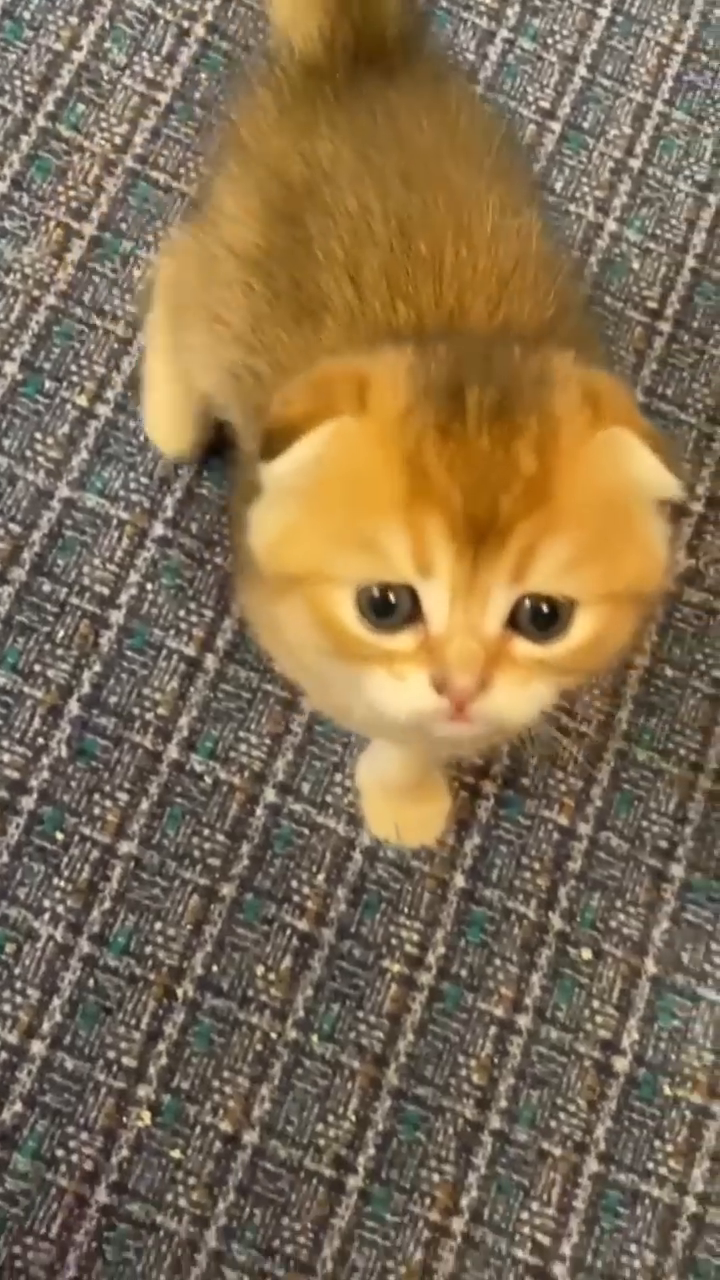
#> input picture frame 16 of image/3.mp4, 720 x 1280 px
$ python frame_diff.py
#> lines starting #> are read from the running program, lines starting #| are printed output that depends on the picture
#> in get_frame, frame is the input picture: shape (1280, 720, 3); mean B, G, R 81.3, 110, 130.1
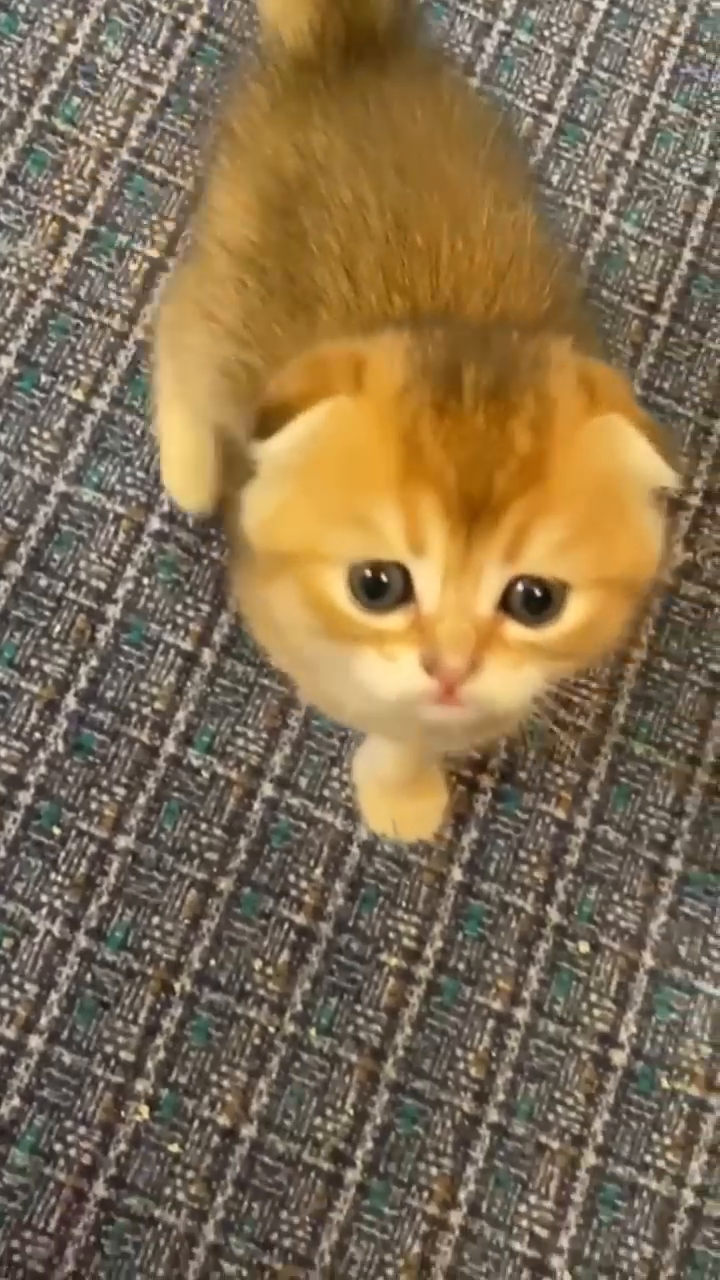
#> input picture frame 17 of image/3.mp4, 720 x 1280 px
#> in get_frame, frame is the input picture: shape (1280, 720, 3); mean B, G, R 81.2, 110.1, 130
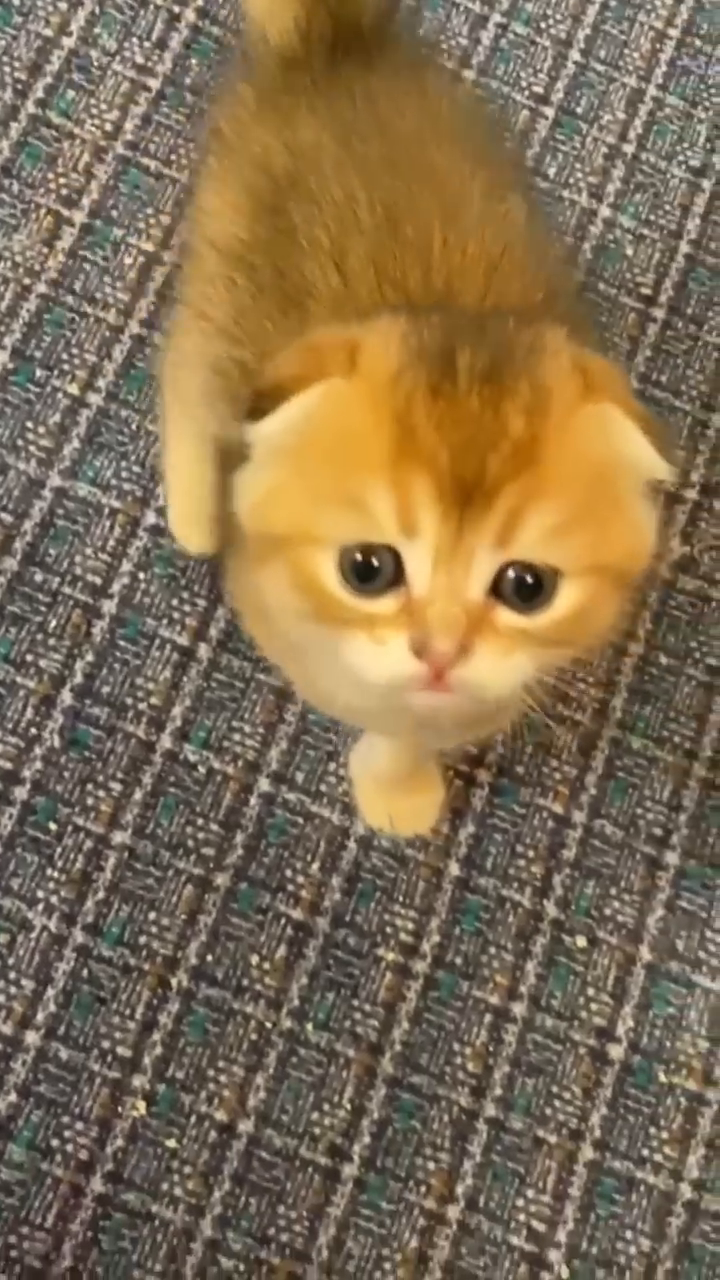
#> input picture frame 18 of image/3.mp4, 720 x 1280 px
#> in get_frame, frame is the input picture: shape (1280, 720, 3); mean B, G, R 81.5, 110.2, 130.2
import cv2

def frame_diff(prev_frame, cur_frame, next_frame):
    diff_frames1 = cv2.absdiff(next_frame, cur_frame)
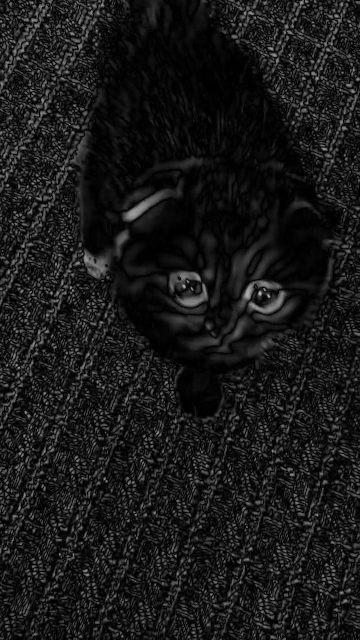
#> diff_frames1: shape (640, 360); min 0, max 196, mean 25.1
    diff_frames2 = cv2.absdiff(cur_frame, prev_frame)
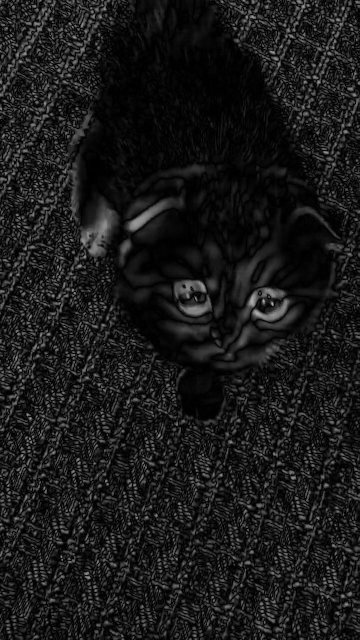
#> diff_frames2: shape (640, 360); min 0, max 174, mean 25.7
    return cv2.bitwise_and(diff_frames1, diff_frames2)
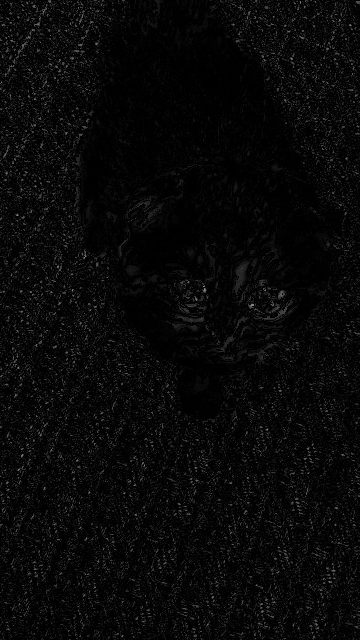
#> returned value: shape (640, 360); min 0, max 136, mean 8.4

def get_frame(cap):
    ret, frame = cap.read()
    frame = cv2.resize(frame, None, fx=scaling_factor,
            fy=scaling_factor, interpolation=cv2.INTER_AREA)
    return cv2.cvtColor(frame, cv2.COLOR_RGB2GRAY)

if __name__=='__main__':
    cap = cv2.VideoCapture("image/3.mp4")
    scaling_factor = 0.5

    prev_frame = get_frame(cap)
    cur_frame = get_frame(cap)
    next_frame = get_frame(cap)

    while True:
        cv2.imshow("Object Movement", frame_diff(prev_frame, cur_frame, next_frame))

        prev_frame = cur_frame
        cur_frame = next_frame
        next_frame = get_frame(cap)
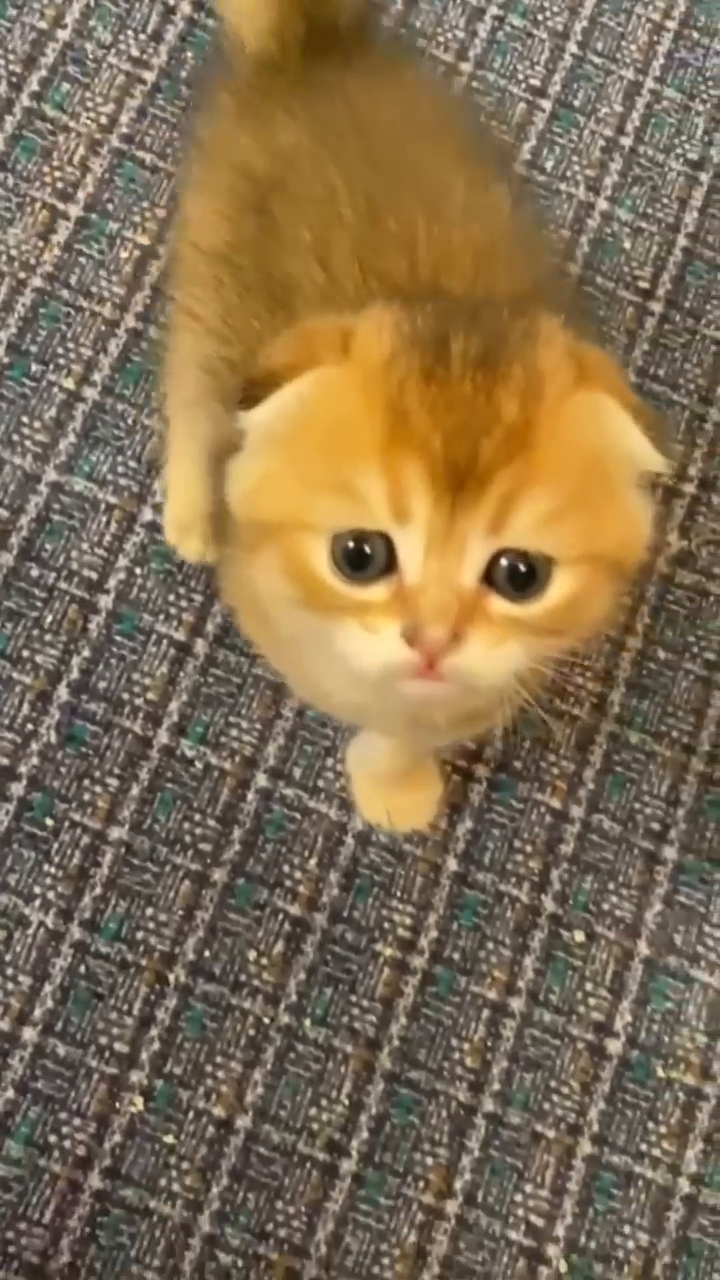
#> input picture frame 19 of image/3.mp4, 720 x 1280 px
#> in get_frame, frame is the input picture: shape (1280, 720, 3); mean B, G, R 81.4, 110.2, 130.1
#> in get_frame (call 4), `return cv2.cvtColor(frame, cv2.COLOR_RGB2GRAY)`:
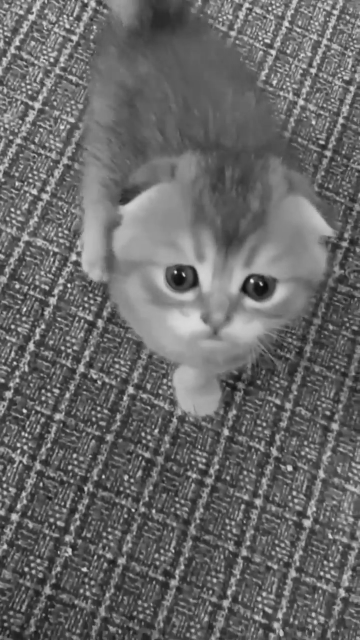
#> returned value: shape (640, 360); min 12, max 228, mean 103.9

        key = cv2.waitKey(10)
#> (key Esc is pressed here)
        if key == 27:
            break

    cv2.destroyAllWindows()

$ run again, starting later in the video
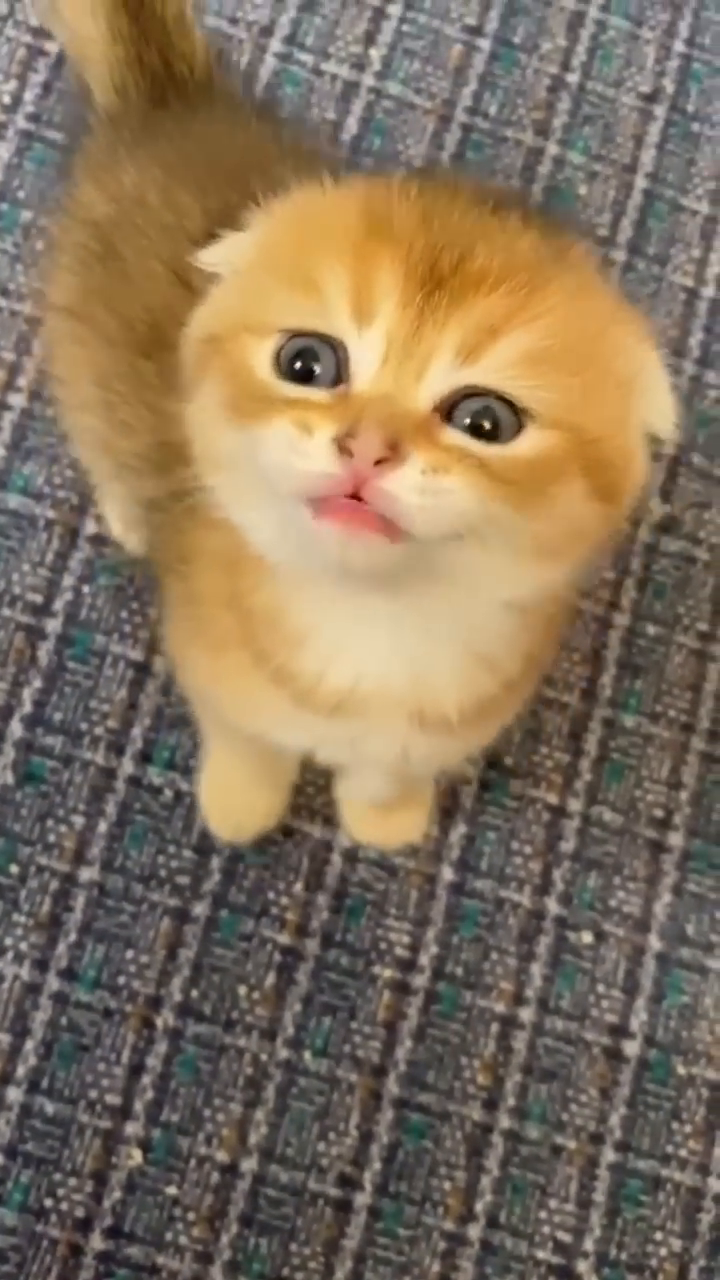
#> input picture frame 72 of image/3.mp4, 720 x 1280 px
#> in get_frame, frame is the input picture: shape (1280, 720, 3); mean B, G, R 92.1, 114.2, 132
#> frame: shape (640, 360, 3)
#> frame: shape (640, 360, 3)
#> frame: shape (640, 360, 3)
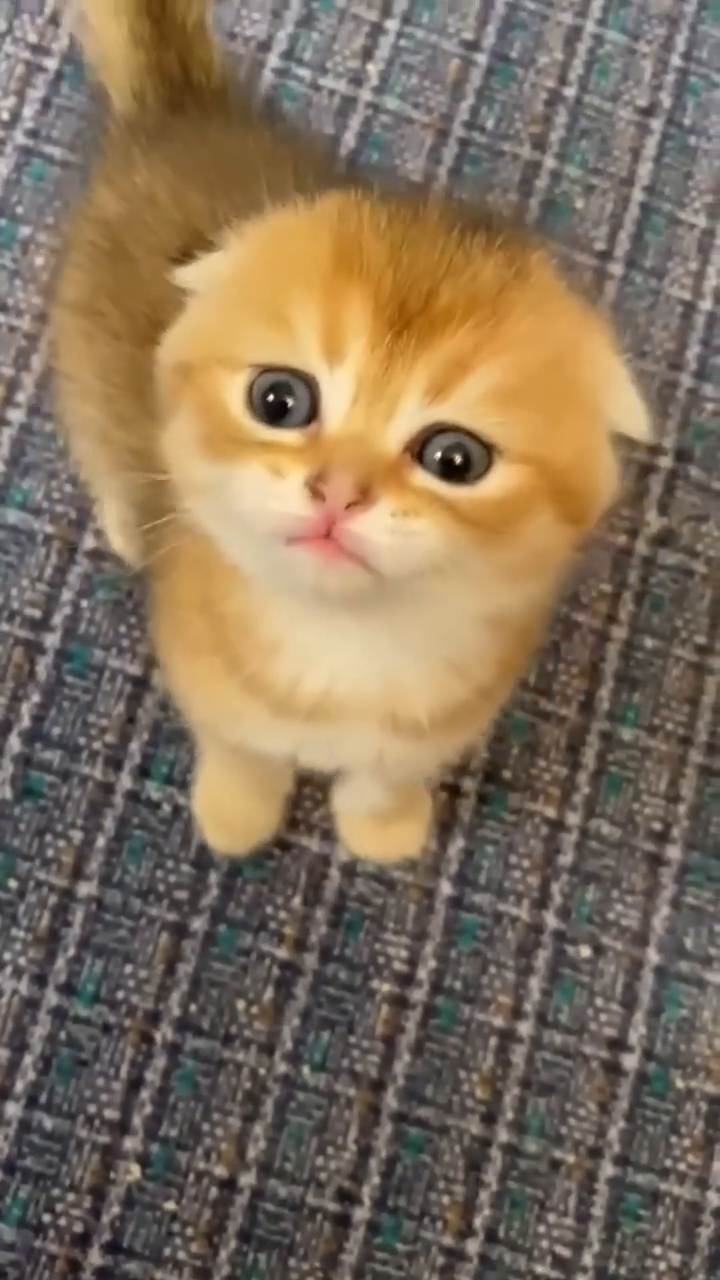
#> input picture frame 75 of image/3.mp4, 720 x 1280 px
#> in get_frame, frame is the input picture: shape (1280, 720, 3); mean B, G, R 91.6, 112.5, 130.1
#> frame: shape (640, 360, 3)
#> in get_frame (call 4), `return cv2.cvtColor(frame, cv2.COLOR_RGB2GRAY)`:
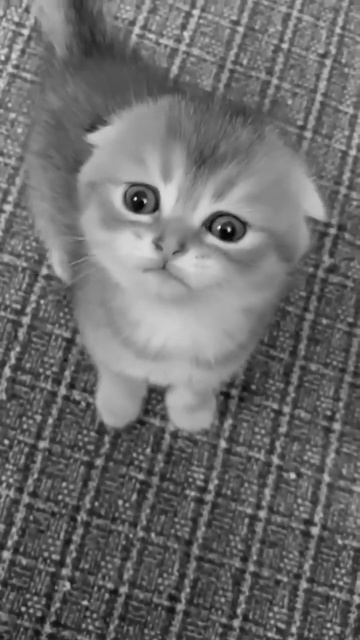
#> returned value: shape (640, 360); min 3, max 242, mean 108.4

$ run again, starting later in the video
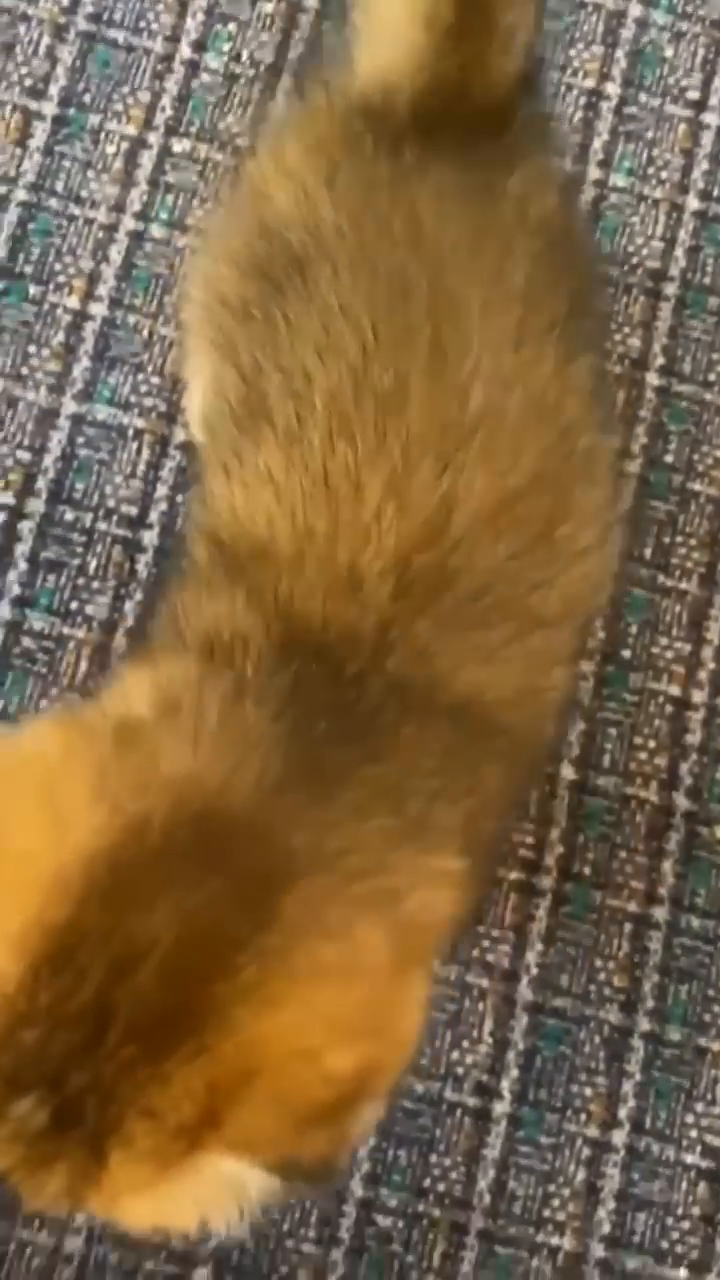
#> input picture frame 128 of image/3.mp4, 720 x 1280 px
#> in get_frame, frame is the input picture: shape (1280, 720, 3); mean B, G, R 66.2, 100.8, 127.3
#> frame: shape (640, 360, 3)
#> frame: shape (640, 360, 3)
#> frame: shape (640, 360, 3)
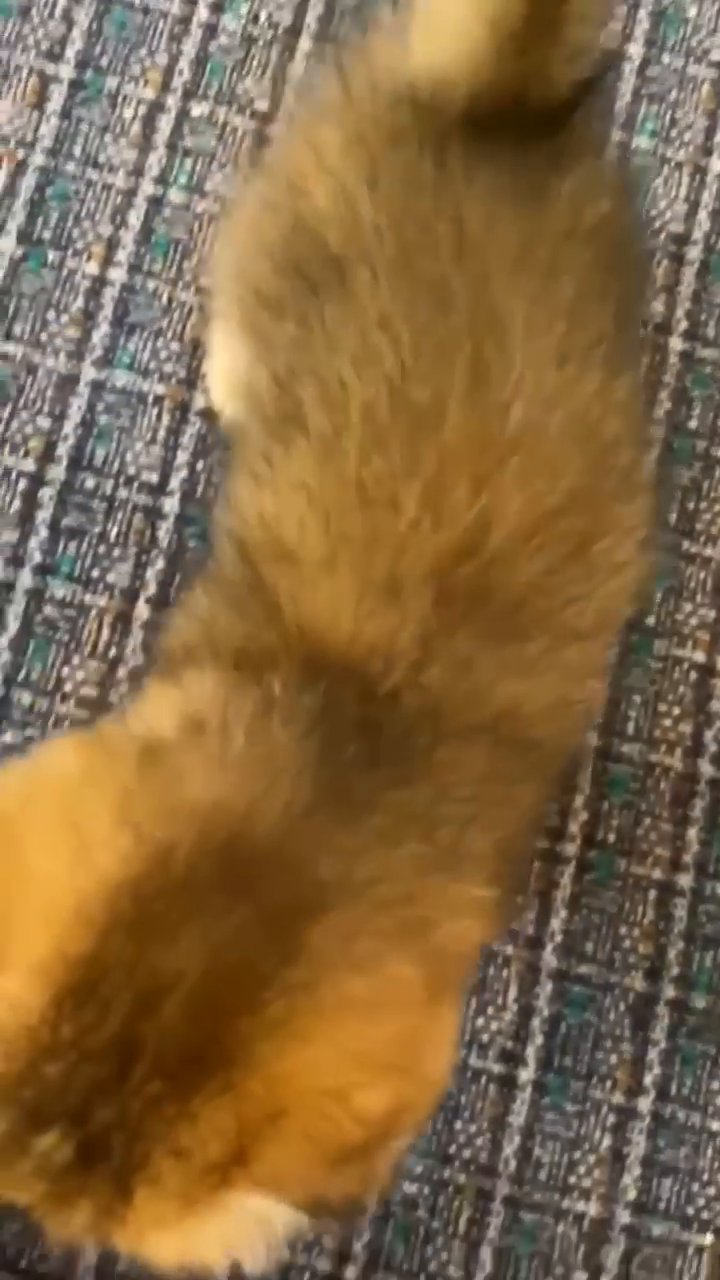
#> input picture frame 131 of image/3.mp4, 720 x 1280 px
#> in get_frame, frame is the input picture: shape (1280, 720, 3); mean B, G, R 65.9, 103.1, 131.7
#> frame: shape (640, 360, 3)
#> in get_frame (call 4), `return cv2.cvtColor(frame, cv2.COLOR_RGB2GRAY)`:
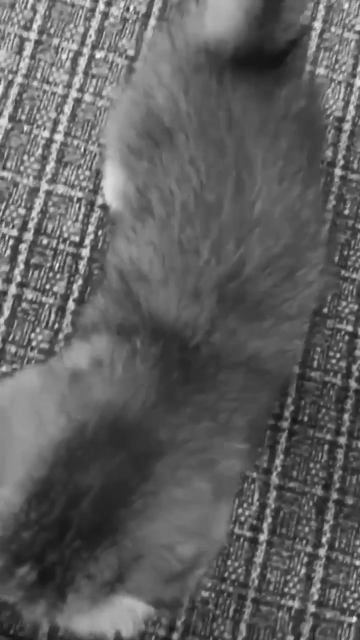
#> returned value: shape (640, 360); min 19, max 247, mean 95.4
